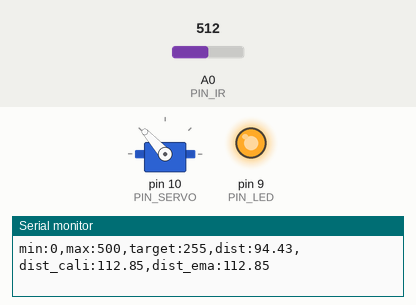
Bench run of a sketch on a simulated Arduino Uno, built with avr-gcc and run on an emulated ATmega328P. Parts: servo, output pins drawn as LEDs (lit = HIGH), the last lines printed to the serial monitor. The test bench sets the inputs (shaded band); at power-on: A0 (PIN_IR) = 512.

Above: at 1.2 s.
1.3 s: A0 (PIN_IR) set to 284
2.8 s: A0 (PIN_IR) set to 255
At 3.2 s:
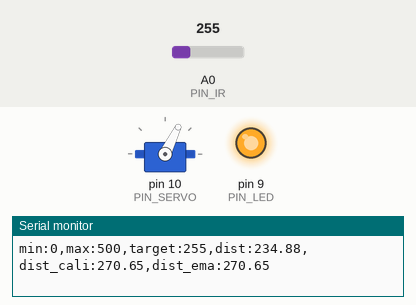
4.3 s: A0 (PIN_IR) set to 306
At 4.6 s:
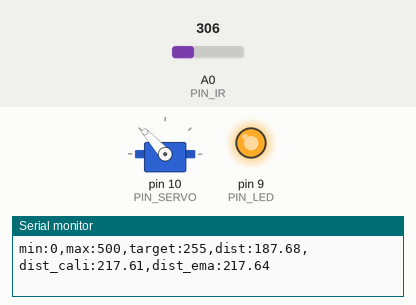
5.8 s: A0 (PIN_IR) set to 245
At 6.7 s:
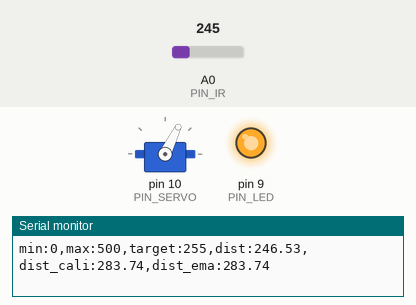
Timing chart, 0 to 8.3 s (numbered marks = the images above; inputs shaded):
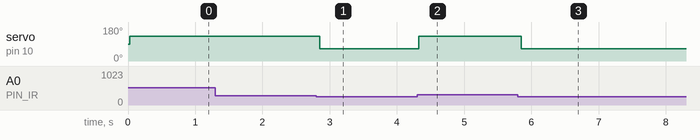

The sketch:

21_bbc_20212997.ino
```cpp
#include <Servo.h>

// Arduino pin assignment
#define PIN_IR A0
#define PIN_LED 9
#define PIN_SERVO 10
#define INTERVAL 25

Servo myservo;
int a, b; // unit: mm
unsigned long last_sampling_time; // unit: ms
float dist_ema; // unit: mm, for ema filter
float alpha=0.5; // range: 0 to 1

void setup() {
// initialize GPIO pins
  pinMode(PIN_LED,OUTPUT);
  digitalWrite(PIN_LED, 1);
  myservo.attach(PIN_SERVO);

// initialize serial port
  Serial.begin(57600);

  a = 83;
  b = 350;
  last_sampling_time = 0;
}

float ir_distance(void){ // return value unit: mm
  float val;
  float volt = float(analogRead(PIN_IR));
  val = ((6762.0/(volt-9.0))-4.0) * 10.0;
  return val;
}

void loop() {
  if(millis() < last_sampling_time + INTERVAL) return;
  float raw_dist = ir_distance();
  float dist_cali = 100 + 300.0 / (b - a) * (raw_dist - a);
  Serial.print("min:0,max:500,target:255,dist:");
  Serial.print(raw_dist);
  Serial.print(",dist_cali:");
  Serial.print(dist_cali);
  Serial.print(",dist_ema:");
  Serial.println(dist_ema);
  if(dist_ema<255) myservo.writeMicroseconds(1900);
  else myservo.writeMicroseconds(1200);
  last_sampling_time += INTERVAL;
  dist_ema=(alpha*dist_cali)+((1-alpha)*dist_ema); // Using ema filter
}
```

Measured:
- the behaviour switches between 269 and 268 on A0 (PIN_IR) (found by bisection; images 0 and 1)
- after the input at 2.8 s, servo on pin 10 (PIN_SERVO): 132° → 64° after 0.05 s
- after the input at 4.3 s, servo on pin 10 (PIN_SERVO): 64° → 132° at once
- after the input at 5.8 s, servo on pin 10 (PIN_SERVO): 132° → 64° after 0.05 s
